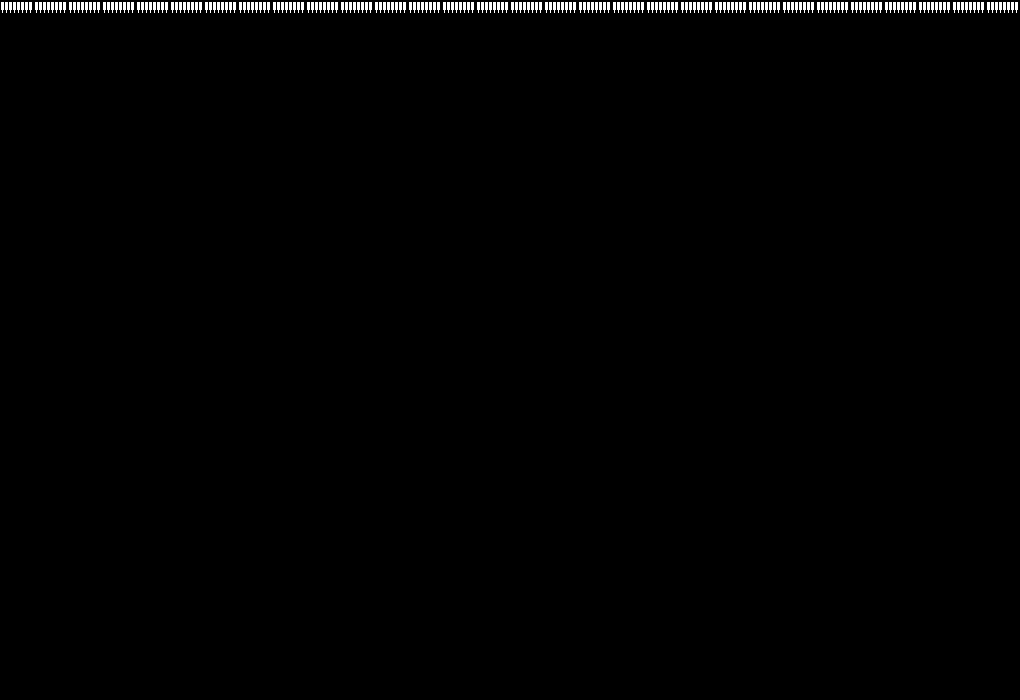

This game map was drawn from its Tiled (.tmx) file and the tilesets committed beside it. A one-line description and the full map source follow:
An orthogonal 30x50 tile map with 34x14 px tiles, 1 tile layer (Tile Layer 1).

<map version="1.5" tiledversion="1.6.0" orientation="orthogonal" renderorder="right-down" width="30" height="50" tilewidth="34" tileheight="14" infinite="0" nextlayerid="2" nextobjectid="1">
 <tileset firstgid="1" name="spikes2" tilewidth="34" tileheight="14" tilecount="12" columns="12">
  <image source="../boss_img/level1/spikes2.png" width="408" height="14" />
  <tile id="0">
   <animation>
    <frame tileid="0" duration="100" />
    <frame tileid="1" duration="100" />
    <frame tileid="2" duration="100" />
    <frame tileid="3" duration="100" />
    <frame tileid="4" duration="100" />
    <frame tileid="5" duration="100" />
    <frame tileid="6" duration="100" />
    <frame tileid="7" duration="100" />
    <frame tileid="8" duration="100" />
    <frame tileid="9" duration="100" />
    <frame tileid="10" duration="100" />
    <frame tileid="11" duration="100" />
   </animation>
  </tile>
  <tile id="1">
   <animation>
    <frame tileid="0" duration="100" />
    <frame tileid="0" duration="100" />
    <frame tileid="0" duration="100" />
    <frame tileid="0" duration="100" />
    <frame tileid="11" duration="100" />
    <frame tileid="11" duration="100" />
    <frame tileid="11" duration="100" />
    <frame tileid="11" duration="100" />
    <frame tileid="11" duration="100" />
    <frame tileid="11" duration="100" />
    <frame tileid="11" duration="100" />
    <frame tileid="11" duration="100" />
    <frame tileid="1" duration="100" />
    <frame tileid="2" duration="100" />
    <frame tileid="3" duration="100" />
    <frame tileid="4" duration="100" />
    <frame tileid="5" duration="100" />
    <frame tileid="6" duration="100" />
    <frame tileid="7" duration="100" />
    <frame tileid="8" duration="100" />
    <frame tileid="9" duration="100" />
    <frame tileid="10" duration="100" />
    <frame tileid="11" duration="100" />
   </animation>
  </tile>
 </tileset>
 <layer id="1" name="Tile Layer 1" width="30" height="50">
  <data encoding="csv">
12,12,12,12,12,12,12,12,12,12,12,12,12,12,12,12,12,12,12,12,12,12,12,12,12,12,12,12,12,12,
0,0,0,0,0,0,0,0,0,0,0,0,0,0,0,0,0,0,0,0,0,0,0,0,0,0,0,0,0,0,
0,0,0,0,0,0,0,0,0,0,0,0,0,0,0,0,0,0,0,0,0,0,0,0,0,0,0,0,0,0,
0,0,0,0,0,0,0,0,0,0,0,0,0,0,0,0,0,0,0,0,0,0,0,0,0,0,0,0,0,0,
0,0,0,0,0,0,0,0,0,0,0,0,0,0,0,0,0,0,0,0,0,0,0,0,0,0,0,0,0,0,
0,0,0,0,0,0,0,0,0,0,0,0,0,0,0,0,0,0,0,0,0,0,0,0,0,0,0,0,0,0,
0,0,0,0,0,0,0,0,0,0,0,0,0,0,0,0,0,0,0,0,0,0,0,0,0,0,0,0,0,0,
0,0,0,0,0,0,0,0,0,0,0,0,0,0,0,0,0,0,0,0,0,0,0,0,0,0,0,0,0,0,
0,0,0,0,0,0,0,0,0,0,0,0,0,0,0,0,0,0,0,0,0,0,0,0,0,0,0,0,0,0,
0,0,0,0,0,0,0,0,0,0,0,0,0,0,0,0,0,0,0,0,0,0,0,0,0,0,0,0,0,0,
0,0,0,0,0,0,0,0,0,0,0,0,0,0,0,0,0,0,0,0,0,0,0,0,0,0,0,0,0,0,
0,0,0,0,0,0,0,0,0,0,0,0,0,0,0,0,0,0,0,0,0,0,0,0,0,0,0,0,0,0,
0,0,0,0,0,0,0,0,0,0,0,0,0,0,0,0,0,0,0,0,0,0,0,0,0,0,0,0,0,0,
0,0,0,0,0,0,0,0,0,0,0,0,0,0,0,0,0,0,0,0,0,0,0,0,0,0,0,0,0,0,
0,0,0,0,0,0,0,0,0,0,0,0,0,0,0,0,0,0,0,0,0,0,0,0,0,0,0,0,0,0,
0,0,0,0,0,0,0,0,0,0,0,0,0,0,0,0,0,0,0,0,0,0,0,0,0,0,0,0,0,0,
0,0,0,0,0,0,0,0,0,0,0,0,0,0,0,0,0,0,0,0,0,0,0,0,0,0,0,0,0,0,
0,0,0,0,0,0,0,0,0,0,0,0,0,0,0,0,0,0,0,0,0,0,0,0,0,0,0,0,0,0,
0,0,0,0,0,0,0,0,0,0,0,0,0,0,0,0,0,0,0,0,0,0,0,0,0,0,0,0,0,0,
0,0,0,0,0,0,0,0,0,0,0,0,0,0,0,0,0,0,0,0,0,0,0,0,0,0,0,0,0,0,
0,0,0,0,0,0,0,0,0,0,0,0,0,0,0,0,0,0,0,0,0,0,0,0,0,0,0,0,0,0,
0,0,0,0,0,0,0,0,0,0,0,0,0,0,0,0,0,0,0,0,0,0,0,0,0,0,0,0,0,0,
0,0,0,0,0,0,0,0,0,0,0,0,0,0,0,0,0,0,0,0,0,0,0,0,0,0,0,0,0,0,
0,0,0,0,0,0,0,0,0,0,0,0,0,0,0,0,0,0,0,0,0,0,0,0,0,0,0,0,0,0,
0,0,0,0,0,0,0,0,0,0,0,0,0,0,0,0,0,0,0,0,0,0,0,0,0,0,0,0,0,0,
0,0,0,0,0,0,0,0,0,0,0,0,0,0,0,0,0,0,0,0,0,0,0,0,0,0,0,0,0,0,
0,0,0,0,0,0,0,0,0,0,0,0,0,0,0,0,0,0,0,0,0,0,0,0,0,0,0,0,0,0,
0,0,0,0,0,0,0,0,0,0,0,0,0,0,0,0,0,0,0,0,0,0,0,0,0,0,0,0,0,0,
0,0,0,0,0,0,0,0,0,0,0,0,0,0,0,0,0,0,0,0,0,0,0,0,0,0,0,0,0,0,
0,0,0,0,0,0,0,0,0,0,0,0,0,0,0,0,0,0,0,0,0,0,0,0,0,0,0,0,0,0,
0,0,0,0,0,0,0,0,0,0,0,0,0,0,0,0,0,0,0,0,0,0,0,0,0,0,0,0,0,0,
0,0,0,0,0,0,0,0,0,0,0,0,0,0,0,0,0,0,0,0,0,0,0,0,0,0,0,0,0,0,
0,0,0,0,0,0,0,0,0,0,0,0,0,0,0,0,0,0,0,0,0,0,0,0,0,0,0,0,0,0,
0,0,0,0,0,0,0,0,0,0,0,0,0,0,0,0,0,0,0,0,0,0,0,0,0,0,0,0,0,0,
0,0,0,0,0,0,0,0,0,0,0,0,0,0,0,0,0,0,0,0,0,0,0,0,0,0,0,0,0,0,
0,0,0,0,0,0,0,0,0,0,0,0,0,0,0,0,0,0,0,0,0,0,0,0,0,0,0,0,0,0,
0,0,0,0,0,0,0,0,0,0,0,0,0,0,0,0,0,0,0,0,0,0,0,0,0,0,0,0,0,0,
0,0,0,0,0,0,0,0,0,0,0,0,0,0,0,0,0,0,0,0,0,0,0,0,0,0,0,0,0,0,
0,0,0,0,0,0,0,0,0,0,0,0,0,0,0,0,0,0,0,0,0,0,0,0,0,0,0,0,0,0,
0,0,0,0,0,0,0,0,0,0,0,0,0,0,0,0,0,0,0,0,0,0,0,0,0,0,0,0,0,0,
0,0,0,0,0,0,0,0,0,0,0,0,0,0,0,0,0,0,0,0,0,0,0,0,0,0,0,0,0,0,
0,0,0,0,0,0,0,0,0,0,0,0,0,0,0,0,0,0,0,0,0,0,0,0,0,0,0,0,0,0,
0,0,0,0,0,0,0,0,0,0,0,0,0,0,0,0,0,0,0,0,0,0,0,0,0,0,0,0,0,0,
0,0,0,0,0,0,0,0,0,0,0,0,0,0,0,0,0,0,0,0,0,0,0,0,0,0,0,0,0,0,
0,0,0,0,0,0,0,0,0,0,0,0,0,0,0,0,0,0,0,0,0,0,0,0,0,0,0,0,0,0,
0,0,0,0,0,0,0,0,0,0,0,0,0,0,0,0,0,0,0,0,0,0,0,0,0,0,0,0,0,0,
0,0,0,0,0,0,0,0,0,0,0,0,0,0,0,0,0,0,0,0,0,0,0,0,0,0,0,0,0,0,
0,0,0,0,0,0,0,0,0,0,0,0,0,0,0,0,0,0,0,0,0,0,0,0,0,0,0,0,0,0,
0,0,0,0,0,0,0,0,0,0,0,0,0,0,0,0,0,0,0,0,0,0,0,0,0,0,0,0,0,0,
0,0,0,0,0,0,0,0,0,0,0,0,0,0,0,0,0,0,0,0,0,0,0,0,0,0,0,0,0,0
</data>
 </layer>
</map>
